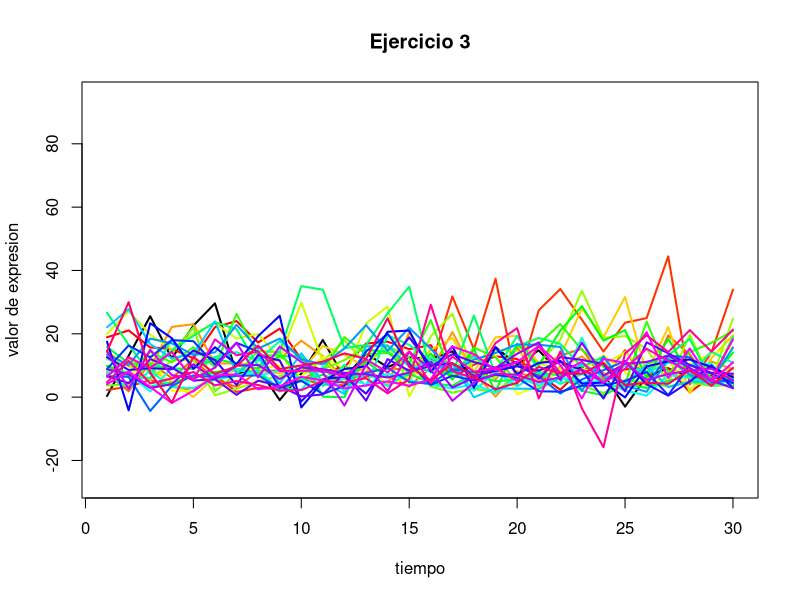
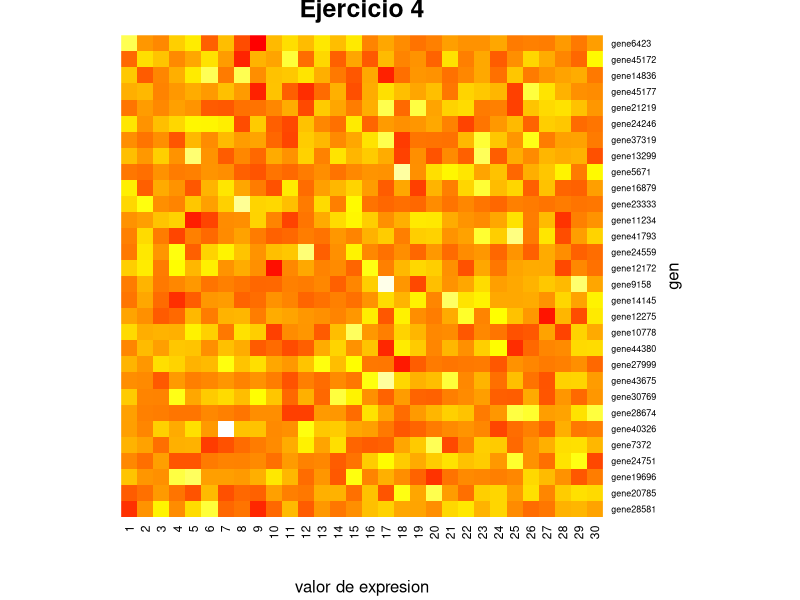
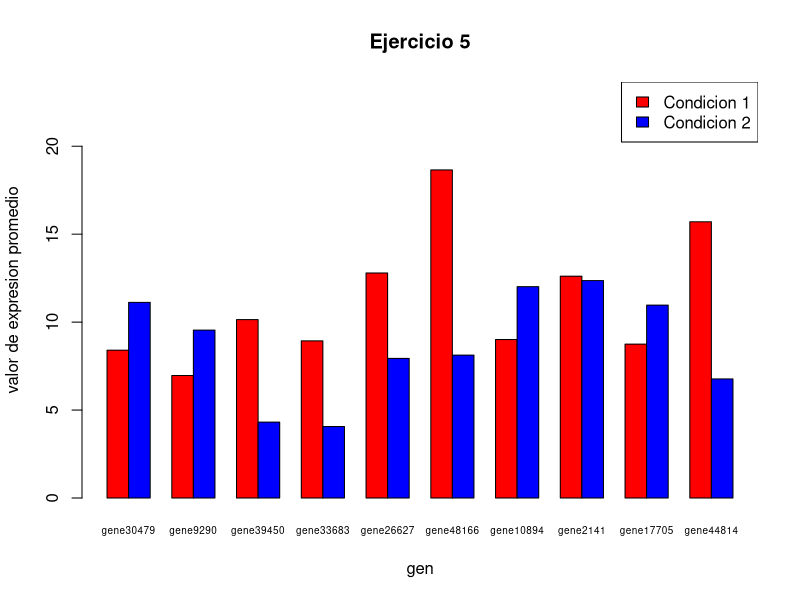

These charts were generated, in order, by the following R code: (Note: this script raises an error after producing the figures.)
## ---- chunk 1
# Creo el conjunto de los nombres de los genes
n_genes <- 1:50000
genes <- c(paste("gene", n_genes, sep=""))

# Creo un conjunto con la categoria respectiva para cada gen, y asocio ambos conjuntos en un data frame.
categoria <- sample(c("Activador", "Represor", "Ambivalente"), size=length(n_genes), replace=TRUE, prob=c(0.5, 0.4, 0.1))
info_genes <- data.frame("Gen"=genes, "Categoria"=categoria)

# Imprimo la informacion de los primeros diez genes
head(info_genes, 10)
## ---- chunk 2
# La siguiente funcion retorna una matriz con los valores de expresion de cada gen en 15 condiciones
obtener_expresion <- function(x){
  
  # Calculo el valor de M para cada gen
  M = rgamma(x, shape=5, scale=2)
  
  # Calculo el valor de expresion para las 15 condiciones de un solo gen
  condicion <- sapply(M, function(M){
    rnorm(15, mean=M, sd=(M/2))})
  
  # Retorna la matriz resultante
  return(condicion)
}

# Obtengo un array tridimencional con la informacion de expresion de cada gen en las dos condiciones
expresion <- array(c(obtener_expresion(n_genes), obtener_expresion(n_genes)), c(15,length(n_genes),2))

# Imprimo los valores de expresion del gen1 en cada condicion
expresion[,1,]
## ---- chunk 3
# Selecciono 30 genes de forma aleatoria
n_selec <- 30
genes_selec <- sample(n_genes, size=n_selec, replace=FALSE)

# Grafico la dinamica de expresion de un solo gen
plot(1:30, expresion[, genes_selec[1], ],
     
     # Modifico las caracteristicas de las lineas
     type='l', col='black', lwd=2, main='Ejercicio 3',
     
     # Modifico los limites de la grafica
     ylim=c(min(expresion), max(expresion)),
     
     # Modifico la documentacion de la grafica
     xlab='tiempo', ylab='valor de expresion')

# Creo un vector con un numero de colores equivalente al numero de genes seleccionados
colors <- rainbow(n_selec)

# Grafico la dinamica de expresion de los demas genes, con sus respectivos colores
i = 1
for (n in genes_selec[2:n_selec]) {
  lines(1:30, expresion[, n, ], col=colors[i], lwd=2)
  i = i + 1
}
## ---- chunk 4
# Creo un heatmap de la dinamica de expresion de los genes seleccionados anteriormente
heatmap(
  
  # Condenso la informacion de ambas condiciones para los genes seleccionados
  t(array(expresion[, genes_selec, ], c(30, n_selec))),
  
  # Modifico el despliegue grafico del heatmap
  scale="row", Colv = NA, Rowv = NA, col = heat.colors(256),
  
  # Modifico la documentacion del heatmap
  labRow=genes[genes_selec], cexRow=0.65, xlab="valor de expresion", ylab="gen", main="Ejercicio 4")
## ---- chunk 5
# Selecciono aleatoriamente 10 nuevos genes
n_selec <- 10
genes_selec <- sample(n_genes, size=n_selec, replace=FALSE)

# Guardo la informacion de cada gen en vectores separados por condicion
prom_cond1 <- colMeans(expresion[, genes_selec, 1])
prom_cond2 <- colMeans(expresion[, genes_selec, 2])

# Creo una matriz con los vectores de las condiciones
matriz_cond <- rbind(prom_cond1, prom_cond2)

# Utilizando la matriz, creo una grafica de barras
barplot(matriz_cond,
        
        # Modifico la documentacion de la grafica
        main="Ejercicio 5", names.arg=genes[genes_selec], cex.names=0.6, xlab="gen", ylab="valor de expresion promedio",
        
        # Modifico las caracteristicas de la grafica
        col=c("red", "blue"), beside=TRUE, ylim = c(0, max(matriz_cond)+5))

# Creo una leyenda para la grafica
legend("topright", c("Condicion 1","Condicion 2"), fill = c("red","blue"))
## ---- chunk 6
# Creo una funcion que calcula el estadistico t
calcular_t <- function(a){
  
  # Calculo el promedio de expresion de cada gen en cada condicion
  M1 <- colMeans(a[, , 1])
  M2 <- colMeans(a[, , 2])
  
  # Calculo la varianza de la expresion de cada gen en cada condicion
  V1 <- apply(a[, , 1], MARGIN=2, var)
  V2 <- apply(a[, , 2], MARGIN=2, var)
  
  # Calculo y retorno el estadistico t
  t <- (M1-M2)/sqrt((V1/14) + (V2/14))
  return(t)
}

# Calculo los valores absolutos del resultado del estadistico t
t_values <- abs(calcular_t(expresion))

# Imprimo como resultado el nombre de los genes con expresion diferencial mayor al umbral
genes_test <- genes[t_values > 3]
head(genes_test, 20)

# Escribo los resultados en un archivo externo
write.table(genes_test, file='/home/salvador/Documentos/Licenciatura_Ciencias_Genomicas/Tercer_Semestre/Curso_R/Tarea3_Ejercicio6.txt', append=FALSE)
## ---- chunk 7
# Calculo el estadistico t de cada gen
t_values <- calcular_t(expresion)

# Realizo un histograma con los resultados del estadistico t de los genes activadores
hist(t_values[categoria == 'Activador'], 
     
     # Modifico la documentacion de la grafica
     main='Ejercicio 7', xlab='valor de t', ylab='frecuencia',
     
     # Modifico el color del histograma
     col='lightblue')
## ---- chunk 8
# Guardo los valores de t pertenecientes a cada categoria
t_activador <- t_values[categoria == 'Activador']
t_represor <- t_values[categoria == 'Represor']
t_ambivalente <- t_values[categoria == 'Ambivalente']

# Creo un gradiente de colores para usar en las graficas
gradiente <- colorRampPalette(c('lightblue','darkblue'))

# Genero un boxplot con los valores de t para cada categoria
boxplot(t_activador, t_represor, t_ambivalente,
        
        # Modifico la documentacion de la grafica
        main='Ejercicio 8', names=c('Activador', 'Represor', 'Ambivalente'), 
        
        # Modifico las caracteristicas de las graficas
        at=c(1,2,3), las=1, col=gradiente(3), horizontal = FALSE) 
## ---- chunk 9
# Preparo el device para dibujar 4 graficas en la misma figura
layout(matrix(c(1,2,3,4), nrow=2, byrow=TRUE))

# Genero los histogramas con los valores del estadistico t separados por cada categoria 
hist(t_activador, main='Ejercicio 9 - Activadores', xlab='valor de t', ylab='frecuencia', col='lightblue')
hist(t_represor, main='Ejercicio 9 - Represores', xlab='valor de t', ylab='frecuencia', col='blue')
hist(t_ambivalente, main='Ejercicio 9 - Ambivalentes', xlab='valor de t', ylab='frecuencia', col='darkblue')

# Gennero el histograma con todos los valores del estadistico t
hist(t_values, main='Ejercicio 9 - Todos los genes', xlab='valor de t', ylab='frecuencia', col='darkmagenta')
## ---- chunk 10
# Calcula el numero de valores t superiores al umbral para cada categoria
total_activador <- length(t_activador[t_activador > 3])
total_represor <- length(t_represor[t_represor > 3])
total_ambivalente <-length(t_ambivalente[t_ambivalente > 3])

# Calcula el numero de valores de t superiores al umbral
total_genes <- length(t_values[t_values > 3])

# Genero una grafica pie con las cantidades anteriores
pie(c(total_activador, total_represor, total_ambivalente),
    
    # Modifico el color de cada zona del pie
    col = gradiente(3),
    
    # Modifico la documentacion de la grafica, incluyendo la proporcion de cada categoria en el pie
    main='Ejercicio 10',
    labels=c(paste('Supresores', round(total_activador/total_genes, 2)),
             paste('Represores', round(total_represor/total_genes, 2)), 
             paste('Ambivalentes', round(total_ambivalente/total_genes, 2))))
